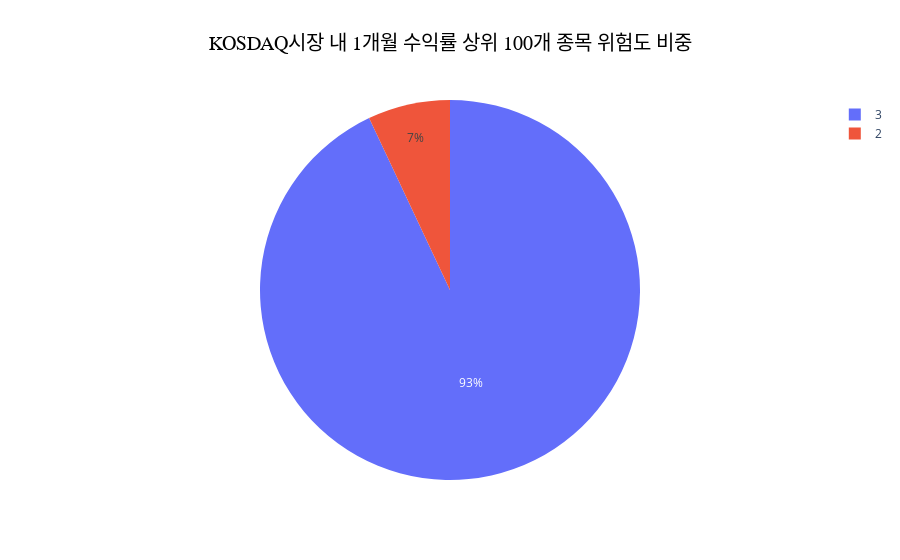

Source (notebook cell):
### Code cell
visualize_sector_risk_distribution('KOSDAQ', cnt=100)

### Figure 1 — Plotly figure (JSON) as saved in the notebook; plotly's stock layout.template omitted (floating-point values rounded to 4 significant figures)
{"data": [{"domain": {"x": [0, 1], "y": [0, 1]}, "hovertemplate": "위험도=%{label}<br>종목 수=%{value}<extra></extra>", "labels": [3, 2], "legendgroup": "", "name": "", "showlegend": true, "type": "pie", "values": [93, 7]}], "layout": {"annotations": [{"align": "center", "font": {"size": 12}, "showarrow": false, "text": "\n    위험도 설명:\n    1: 낮음 - 변동성이 작고 안정적인 종목 (시장내 변동성 하위 25%)\n    2: 중간 - 평균적인 변동성을 가진 종목 (시장내 변동성 25%~75%구간)\n    3: 높음 - 변동성이 크고 위험한 종목   (시장내 변동성 75%이상 구간)\n    ", "x": 0.5, "xref": "paper", "y": -0.3, "yref": "paper"}], "legend": {"tracegroupgap": 0}, "title": {"font": {"color": "black", "family": "Arial", "size": 20}, "text": "KOSDAQ시장 내 1개월 수익률 상위 100개 종목 위험도 비중", "x": 0.5}}}
